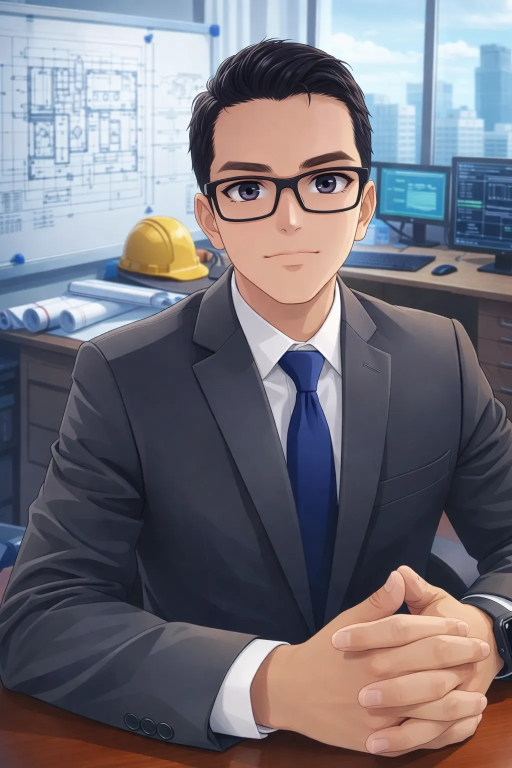
#> input picture img/photo-profile.webp, 1024 x 1536 px (shown at 1/2 size)
$ python convertidor.py
#> lines starting #> are read from the running program, lines starting #| are printed output that depends on the picture
import os #import sys para manejo de argumentos de línea de comandos, os para manejo de archivos
from PIL import Image #importamos la librería Pillow para manipulación de imágenes

# Dimensiones objetivo para móvil y tablet
DIMENSIONES = {
    "mobile": (400, 400),   # ejemplo: cuadrada para móvil
    "tablet": (800, 800)    # ejemplo: más grande para tablet
}

def generar_versiones(input_path):
    try:
        # Abrimos la imagen original
        with Image.open(input_path) as img:
            # Convertimos a RGB si es necesario (para compatibilidad)
            img = img.convert("RGB")

            # Carpeta de salida (misma que la original)
            base_dir = os.path.dirname(input_path)
            base_name = os.path.splitext(os.path.basename(input_path))[0]

            for tipo, size in DIMENSIONES.items():
                # Redimensionamos manteniendo proporción
                img_resized = img.resize(size, Image.LANCZOS)

                # Nombre de salida
                output_path = os.path.join(base_dir, f"{base_name}-{tipo}.webp")

                # Guardamos en formato WebP
                img_resized.save(output_path, "WEBP", quality=85)

                print(f"✅ Imagen {tipo} creada en: {output_path}")

    except Exception as e:
        print(f"❌ Error al generar versiones: {e}")

#metodo principal para convertir imágenes a diferentes formatos
def  main():
    while True:
        print("------------------------")
        print("|    MENÚ PRINCIPAL.    |")
        print("| 1. Convertir imagen.  |")
        print("| 2. Salir.             |")
        print("------------------------")
        opcion = input("Selecciona una opción: ")
#> the answer given: 1

        if opcion == "1": #convertir imagen a formato webp para móvil y tablet
            # Ruta de la imagen original
            input_path = input("Ingresa el nombre o la ruta de la imagen de entrada: ")
#> the answer given: img/photo-profile.webp
            generar_versiones(input_path)
#> in generar_versiones, img is the input picture: PIL image 1024x1536 RGB; mean R, G, B 116, 113.6, 121.9
#> the loop in generar_versiones, `for tipo, size in DIMENSIONES.items():` made 2 passes
#> pass 1, in generar_versiones, `img_resized = img.resize(size, Image.LANCZOS)`:
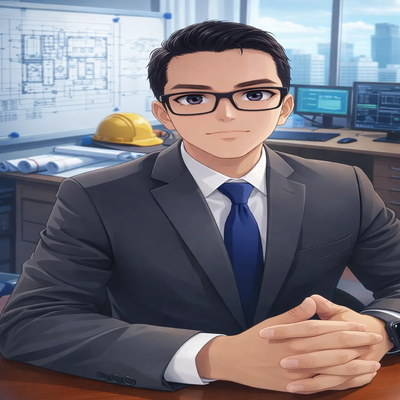
#> img_resized: PIL image 400x400 RGB; mean R, G, B 116, 113.6, 121.9
        elif opcion == "2":
            print(" Gracias por usar el convertidor....")
            break
        else:
            print(" Opción inválida, intenta de nuevo.")
#> pass 2 of the loop in main, `while True:`:
#> the answer given: 1
#> the answer given: img/convertirIMGApp.png
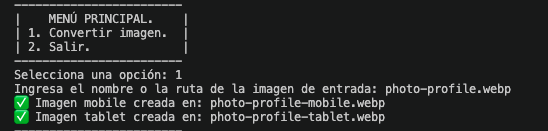
#> input picture img/convertirIMGApp.png, 548 x 131 px
#> in generar_versiones, img is the input picture: PIL image 548x131 RGBA; mean R, G, B, A 37.5, 39.3, 38.7, 255
#> img: PIL image 548x131 RGB
#> the loop in generar_versiones (call 2), `for tipo, size in DIMENSIONES.items():` made 2 passes
#> pass 1, in generar_versiones (call 2), `img_resized = img.resize(size, Image.LANCZOS)`:
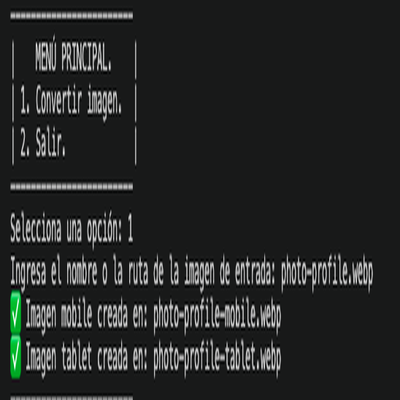
#> img_resized: PIL image 400x400 RGB; mean R, G, B 37.5, 39.3, 38.7
#> pass 2, in generar_versiones (call 2), `img_resized = img.resize(size, Image.LANCZOS)`:
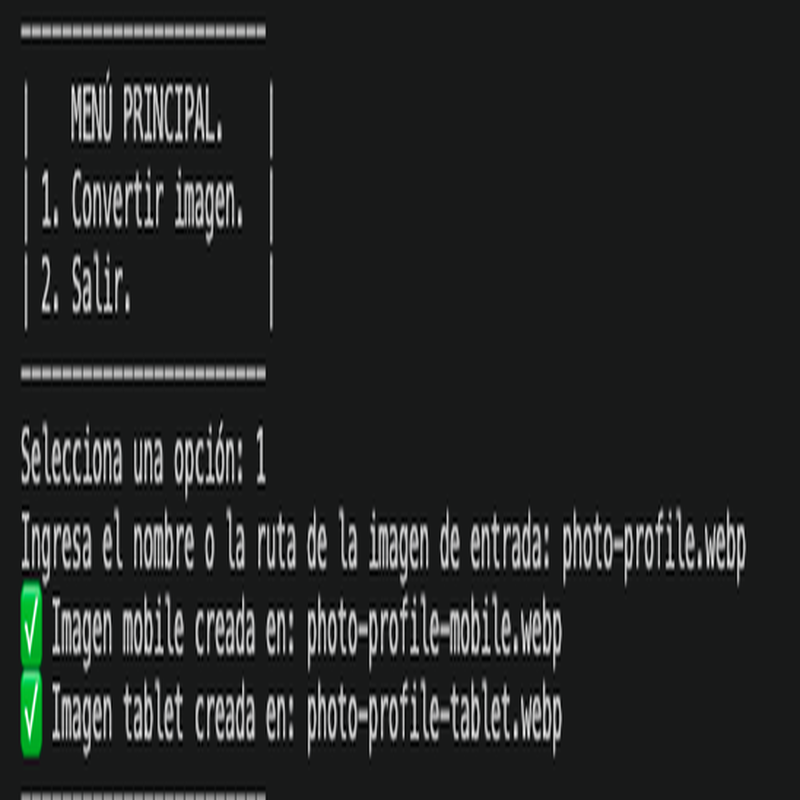
#> img_resized: PIL image 800x800 RGB; mean R, G, B 37.5, 39.3, 38.7


# llamada al método principal
if __name__ == "__main__":
#> (the run stopped early here; a loop or call above may not have finished)
